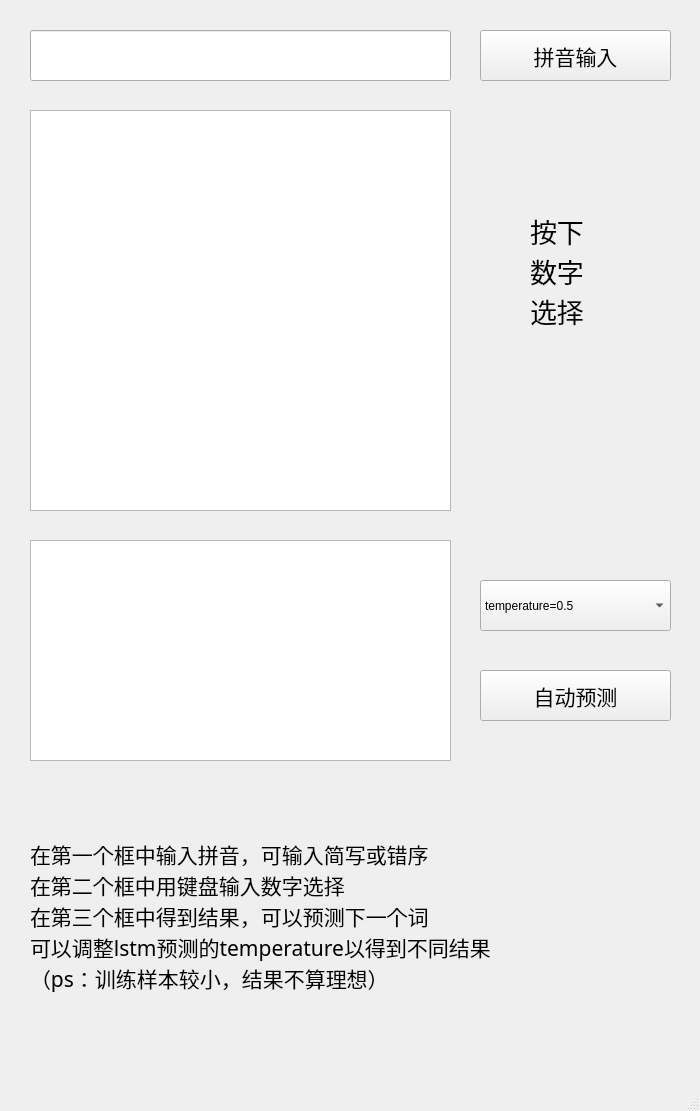
<?xml version="1.0" encoding="UTF-8"?>
<ui version="4.0">
 <class>mainWindow</class>
 <widget class="QMainWindow" name="mainWindow">
  <property name="geometry">
   <rect>
    <x>0</x>
    <y>0</y>
    <width>700</width>
    <height>1111</height>
   </rect>
  </property>
  <property name="windowTitle">
   <string>暑期课程-智能输入法 by 董建承</string>
  </property>
  <widget class="QWidget" name="centralwidget">
   <widget class="QLabel" name="label_2">
    <property name="geometry">
     <rect>
      <x>530</x>
      <y>180</y>
      <width>121</width>
      <height>181</height>
     </rect>
    </property>
    <property name="font">
     <font>
      <family>Agency FB</family>
      <pointsize>20</pointsize>
     </font>
    </property>
    <property name="text">
     <string>按下
数字
选择</string>
    </property>
   </widget>
   <widget class="QLineEdit" name="lineEdit">
    <property name="geometry">
     <rect>
      <x>30</x>
      <y>30</y>
      <width>421</width>
      <height>51</height>
     </rect>
    </property>
    <property name="font">
     <font>
      <family>Arial</family>
      <pointsize>16</pointsize>
     </font>
    </property>
   </widget>
   <widget class="QTextEdit" name="textEdit">
    <property name="geometry">
     <rect>
      <x>30</x>
      <y>110</y>
      <width>421</width>
      <height>401</height>
     </rect>
    </property>
    <property name="font">
     <font>
      <family>Arial</family>
      <pointsize>10</pointsize>
     </font>
    </property>
    <property name="focusPolicy">
     <enum>Qt::TabFocus</enum>
    </property>
   </widget>
   <widget class="QTextEdit" name="textEdit_2">
    <property name="geometry">
     <rect>
      <x>30</x>
      <y>540</y>
      <width>421</width>
      <height>221</height>
     </rect>
    </property>
    <property name="font">
     <font>
      <family>Arial</family>
      <pointsize>16</pointsize>
     </font>
    </property>
    <property name="focusPolicy">
     <enum>Qt::ClickFocus</enum>
    </property>
   </widget>
   <widget class="QPushButton" name="pushButton">
    <property name="geometry">
     <rect>
      <x>480</x>
      <y>30</y>
      <width>191</width>
      <height>51</height>
     </rect>
    </property>
    <property name="font">
     <font>
      <family>Agency FB</family>
      <pointsize>16</pointsize>
     </font>
    </property>
    <property name="text">
     <string>拼音输入</string>
    </property>
   </widget>
   <widget class="QPushButton" name="pushButton_2">
    <property name="geometry">
     <rect>
      <x>480</x>
      <y>670</y>
      <width>191</width>
      <height>51</height>
     </rect>
    </property>
    <property name="font">
     <font>
      <family>Agency FB</family>
      <pointsize>16</pointsize>
     </font>
    </property>
    <property name="text">
     <string>自动预测</string>
    </property>
   </widget>
   <widget class="QComboBox" name="cbBox_Mode">
    <property name="geometry">
     <rect>
      <x>480</x>
      <y>580</y>
      <width>191</width>
      <height>51</height>
     </rect>
    </property>
    <item>
     <property name="text">
      <string>temperature=0.5</string>
     </property>
    </item>
    <item>
     <property name="text">
      <string>temperature=1.0</string>
     </property>
    </item>
    <item>
     <property name="text">
      <string>temperature=1.5</string>
     </property>
    </item>
    <item>
     <property name="text">
      <string/>
     </property>
    </item>
   </widget>
   <widget class="QLabel" name="label_3">
    <property name="geometry">
     <rect>
      <x>30</x>
      <y>770</y>
      <width>661</width>
      <height>291</height>
     </rect>
    </property>
    <property name="font">
     <font>
      <family>Agency FB</family>
      <pointsize>16</pointsize>
     </font>
    </property>
    <property name="text">
     <string>在第一个框中输入拼音，可输入简写或错序
在第二个框中用键盘输入数字选择
在第三个框中得到结果，可以预测下一个词
可以调整lstm预测的temperature以得到不同结果
（ps：训练样本较小，结果不算理想）</string>
    </property>
   </widget>
  </widget>
  <widget class="QStatusBar" name="statusbar"/>
  <action name="actionload">
   <property name="text">
    <string>load</string>
   </property>
  </action>
 </widget>
 <resources/>
 <connections>
  <connection>
   <sender>cbBox_Mode</sender>
   <signal>activated(QString)</signal>
   <receiver>mainWindow</receiver>
   <slot>cbBox_Mode_Callback()</slot>
   <hints>
    <hint type="sourcelabel">
     <x>551</x>
     <y>581</y>
    </hint>
    <hint type="destinationlabel">
     <x>551</x>
     <y>507</y>
    </hint>
   </hints>
  </connection>
  <connection>
   <sender>pushButton_2</sender>
   <signal>clicked()</signal>
   <receiver>mainWindow</receiver>
   <slot>pbtPredict_Callback()</slot>
   <hints>
    <hint type="sourcelabel">
     <x>549</x>
     <y>709</y>
    </hint>
    <hint type="destinationlabel">
     <x>535</x>
     <y>763</y>
    </hint>
   </hints>
  </connection>
 </connections>
 <slots>
  <slot>cbBox_Mode_Callback()</slot>
  <slot>pbtPredict_Callback()</slot>
 </slots>
</ui>
